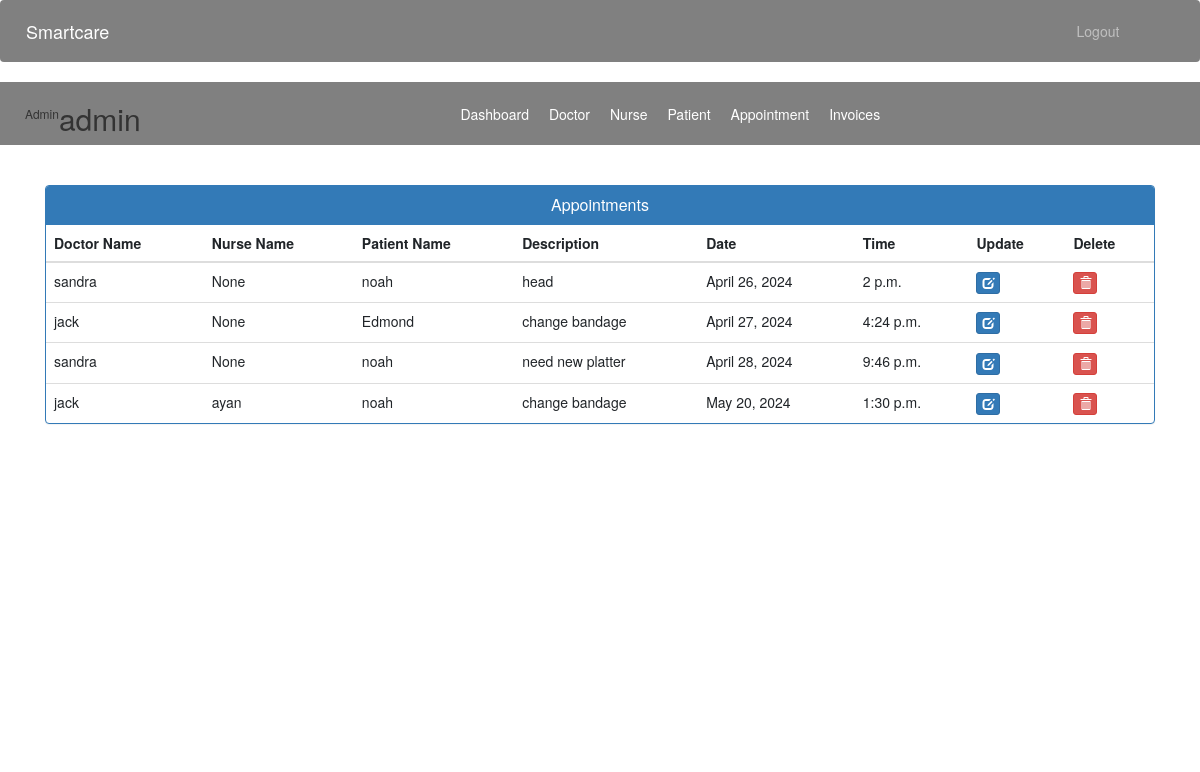
/admin-view-appointment (signed in), run on the app's committed database.
### accounts/models.py (models this page shows)
class Appointment(models.Model):
    patientId=models.PositiveIntegerField(null=True)
    doctorId=models.PositiveIntegerField(null=True)
    nurseId=models.PositiveIntegerField(null=True)
    nurseName=models.CharField(max_length=40,null=True)
    patientName=models.CharField(max_length=40,null=True)
    doctorName=models.CharField(max_length=40,null=True)
    appointmentDate = models.DateField()  # Separate date field
    appointmentTime = models.TimeField()
    description=models.TextField(max_length=500)
    status=models.BooleanField(default=False)

### accounts/views.py (the view)
# urls.py: path('admin-view-appointment', views.admin_view_appointment_view,name='admin-view-appointment'),
@login_required(login_url='adminlogin')
@user_passes_test(is_admin)
def admin_view_appointment_view(request):
    appointments = models.Appointment.objects.all().filter(status=True)
    for appointment in appointments:
        appointment.doctorName = models.User.objects.get(id=appointment.doctorId).first_name
        appointment.patientName = models.User.objects.get(id=appointment.patientId).first_name
    return render(request, 'smartcare/admin_view_appointment.html', {'appointments': appointments})

### accounts/views.py (called while the page is built)
def is_admin(user):
    return user.groups.filter(name='ADMIN').exists()

### templates/smartcare/admin_view_appointment.html (shortened to what this page needs)
{% extends 'smartcare/admin_base.html' %}
{% block content %}
<head>
  <link href="//netdna.bootstrapcdn.com/bootstrap/3.0.0/css/bootstrap.min.css" rel="stylesheet" id="bootstrap-css">
</head>
<div class="container">
  <div class="panel panel-primary">
    <div class="panel-heading">
      <h6 class="panel-title">Appointments</h6>
    </div>
    <table class="table table-hover" id="dev-table">
      <thead>
        <tr>
          <th>Doctor Name</th>
          <th>Nurse Name</th>
          <th>Patient Name</th>
          <th>Description</th>
          <th>Date</th>
          <th>Time</th>
          <th>Update</th>
          <th>Delete</th>
        </tr>
      </thead>
      {% for a in appointments %}
      <tr>
        <td> {{a.doctorName}}</td>
        <td> {{a.nurseName}}</td>
        <td>{{a.patientName}}</td>
        <td>{{a.description}}</td>
        <td>{{a.appointmentDate}}</td>
        <td>{{a.appointmentTime}}</td>
        <td><a class="btn btn-primary btn-xs" href="{% url 'update-appointment' a.id  %}"><span class="glyphicon glyphicon-edit"></span></a></td>
        <td><a class="btn btn-danger btn-xs" href="{% url 'delete-appointment-smartcare' a.id  %}"><span class="glyphicon glyphicon-trash"></span></a></td>
      </tr>
      {% endfor %}
    </table>
  </div>
</div>
{% endblock content %}

### templates/smartcare/admin_base.html (shortened to what this page needs)
<!DOCTYPE html>
{% load static %}
<html lang="en">
  <head>
    <link
      rel="stylesheet"
      href="https://stackpath.bootstrapcdn.com/bootstrap/4.3.1/css/bootstrap.min.css"
    />
    <link
      rel="stylesheet"
      href="https://maxcdn.bootstrapcdn.com/font-awesome/4.7.0/css/font-awesome.min.css"
    />
    <link rel="stylesheet" href="{% static '/styles.css' %}" />
  </head>
  <body>
    <main>
      <div class="bs-example">
        <nav
          class="navbar navbar-expand-md navbar-dark fixed-top"
          style="background: Grey"
        >
          <a href="/admin-dashboard" class="navbar-brand">Smartcare</a>
          <div
            class="collapse navbar-collapse justify-content-between"
            id="navbarCollapse"
          >
            <div class="navbar-nav" style="margin-left: 90%">
              <a href="/logout" class="nav-item nav-link">Logout</a>
            </div>
          </div>
        </nav>
      </div>
      <nav class="menu" tabindex="0">
        <header class="avatar">
          <br /><br />
          <h6>Admin</h6>
          <h2>{{request.user.first_name}}</h2>
        </header>
        <ul>
          <li tabindex="0" class="icon-dashboard">
            <a
              style="color: white; text-decoration: none"
              href="/admin-dashboard"
              ><span>Dashboard</span></a
            >
          </li>
          <li tabindex="0" class="icon-customers">
            <a style="color: white; text-decoration: none" href="/admin-doctor"
              ><span>Doctor</span></a
            >
          </li>
          <li tabindex="0" class="icon-customers">
            <a style="color: white; text-decoration: none" href="/admin-nurse"
              ><span>Nurse</span></a
            >
          </li>
          <li tabindex="0" class="icon-users">
            <a style="color: white; text-decoration: none" href="/admin-patient"
              ><span>Patient</span></a
            >
          </li>
          <li tabindex="0" class="icon-calendar">
            <a
              style="color: white; text-decoration: none"
              href="/admin-appointment"
              ><span>Appointment</span></a
            >
          </li>
          <li tabindex="0" class="icon-users">
            <a style="color: white; text-decoration: none" href="/admin-invoice"
              ><span>Invoices</span></a
            >
          </li>
        </ul>
      </nav>
      <br /><br />
      {% block content %} {% endblock content %}
      <br /><br /><br /><br />
      <footer>
        <br />
        <div class="container">
          <div class="row">
            <div class="col-md-12 col-sm-12">
            </div>
          </div>
        </div>
      </footer>
    </main>
  </body>
</html>

### templates/smartcare/admin_base.html (style rules this page uses)
.navbar { position: relative; }
.menu { top: 100%; left: 0; background: grey; outline: none; display: flex; flex-direction: row; }
.menu ul { list-style: none; padding: 0; margin: auto; display: flex; align-items: center; }
.menu ul li { padding: 10px; }
.menu ul li a { color: white; text-decoration: none; }
.avatar { margin: 0px 0px 0px 25px; display: flex; align-items: center; }

### templates/smartcare/admin_view_appointment.html (style rules this page uses)
a:link { text-decoration: none; }
h6 { text-align: center; }
.row { margin: 100px; }

### data on the page
Appointment: doctorName "sandra", nurseName "None", patientName "noah", description "head", appointmentDate "April 26, 2024", appointmentTime "2 p.m."
Appointment: doctorName "jack", nurseName "None", patientName "Edmond", description "change bandage", appointmentDate "April 27, 2024", appointmentTime "4:24 p.m."
Appointment: doctorName "sandra", nurseName "None", patientName "noah", description "need new platter", appointmentDate "April 28, 2024", appointmentTime "9:46 p.m."
Appointment: doctorName "jack", nurseName "ayan", patientName "noah", description "change bandage", appointmentDate "May 20, 2024", appointmentTime "1:30 p.m."

### other printed values
{{ request.user.first_name }} "admin"
